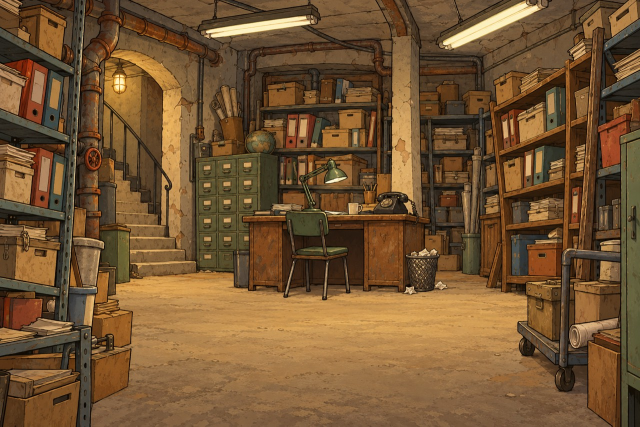
#> input picture prototyp/obrazky/archiv.jpg, 1280 x 853 px (shown at 1/2 size)
$ python dokresli_pozadi.py ../../prototyp/obrazky/archiv.jpg ../../prototyp/obrazky/namesti_den.jpg ../../prototyp/obrazky/namesti_den.jpg 5 5 ../../prototyp/obrazky/namesti_den.jpg
#> lines starting #> are read from the running program, lines starting #| are printed output that depends on the picture; after the words box and inside, x2 and y2 are one past the last pixel; in counts of white or black regions, pixels touching at a corner belong together
"""Vloží do hotového pozadí jen tu část, kterou model dokreslil (schody, výtah).

Použití: dokresli_pozadi.py <původní.png> <upravený list 2224×1024> <výstup.png> <x_od> <x_do> [náhled.png]

Model dostal pozadí rozšířené na 2224 × 1024 (3 px opakovaného okraje na každé straně) se
zadáním „změň jen tuhle část“. Vrácený obrázek je ale celý lehce jiný (zrno, barvy), proto se
z něj bere jen oblast, která se opravdu změnila, a jen ve sloupcích x_od–x_do původního pozadí.
Zbytek pozadí zůstane na pixel stejný. Potřebuje Pillow, numpy a scipy."""
import sys

import numpy as np
from PIL import Image
from scipy import ndimage


def dokresli(puvodni_png, upraveny_png, vystup_png, x_od, x_do, nahled=None):
#> called with puvodni_png = '../../prototyp/obrazky/archiv.jpg', upraveny_png = '../../prototyp/obrazky/namesti_den.jpg', vystup_png = '../../prototyp/obrazky/namesti_den.jpg', x_od = 5, x_do = 5, nahled = '../../prototyp/obrazky/namesti_den.jpg'
    a_im = Image.open(puvodni_png).convert("RGB")
#> a_im is the input picture: PIL image 1280x853 RGB; mean R, G, B 115.5, 84.5, 50.3
    b_im = Image.open(upraveny_png).convert("RGB")
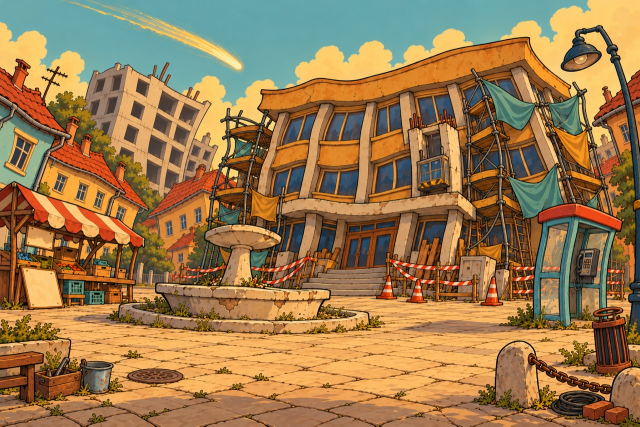
#> input picture prototyp/obrazky/namesti_den.jpg, 1280 x 853 px (shown at 1/2 size)
#> b_im is the input picture: PIL image 1280x853 RGB; mean R, G, B 155.2, 122.3, 79
    if b_im.width != a_im.width:
        okraj = (b_im.width - a_im.width) // 2
        b_im = b_im.crop((okraj, 0, okraj + a_im.width, a_im.height))
    a = np.asarray(a_im).astype(float)
    b = np.asarray(b_im).astype(float)
    d = np.abs(ndimage.gaussian_filter(a, (6, 6, 0)) - ndimage.gaussian_filter(b, (6, 6, 0))).mean(-1)
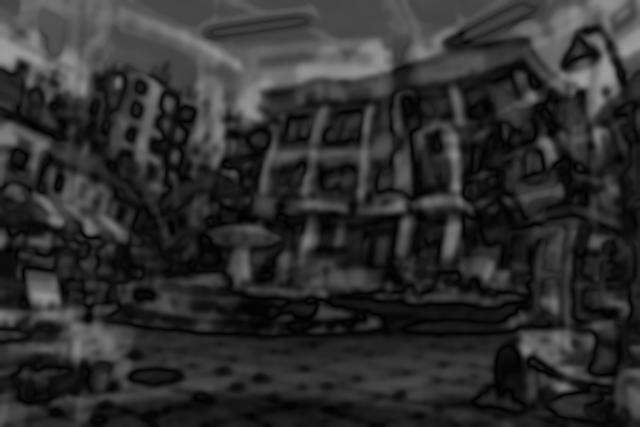
#> d: shape (853, 1280) float64 (shown at 1/2 size); min 0.148, max 157.4, mean 47.2
    d[:, :x_od] = 0
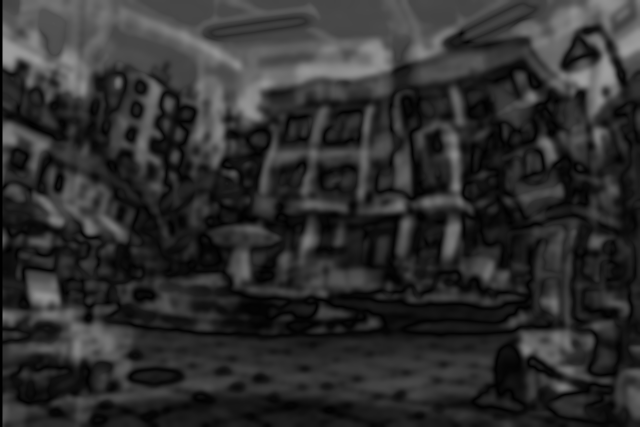
#> d: shape (853, 1280) float64 (shown at 1/2 size); 0.39% of pixels changed, all inside (x1, y1, x2, y2) = (0, 0, 5, 853)
    d[:, x_do:] = 0
#> d: shape (853, 1280) float64; every value is 0
    m = d > 14
#> m: shape (853, 1280) bool; every value is 0
    m = ndimage.binary_opening(m, iterations=4)
    m = ndimage.binary_dilation(m, iterations=22)
    m = ndimage.binary_fill_holes(m)
    # jen největší souvislá oblast: drobné rozdíly jinde (zrno, lesk) se neberou
    lab, n = ndimage.label(m)
#> lab: shape (853, 1280) int32; every value is 0
#> n = 0
    if n > 1:
        vel = ndimage.sum(m, lab, range(1, n + 1))
        m = lab == (int(np.argmax(vel)) + 1)
    m[:, :x_od] = False
    m[:, x_do:] = False
    mm = ndimage.gaussian_filter(m.astype(float), 7)[..., None]
    out = a * (1 - mm) + b * mm
    Image.fromarray(out.clip(0, 255).astype(np.uint8)).save(vystup_png)
    ys, xs = np.nonzero(m)
#> ys = empty array; xs = empty array
#> (the run stopped early here; a loop or call above may not have finished)
